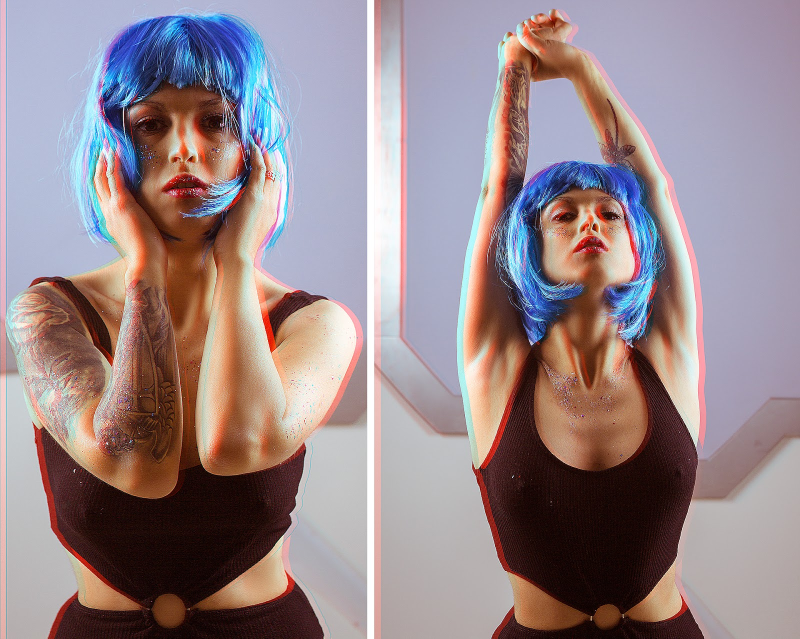
#> input picture regresor_RGB/new_regressor/image_with_aberation.jpg, 1600 x 1277 px (shown at 1/2 size)
$ python -i color_detect.py   (imports and definitions only)
#> lines starting #> are read from the running program, lines starting #| are printed output that depends on the picture
# -*- coding:utf-8 -*-
import cv2
import numpy as np


def _img_split_with_shadow(gray_img, threshold_value=180):
    """
         : param binary_img: изображение в градациях серого, прочитанное в
    :param img_show:
         : return: набор координат горизонтальных и вертикальных линий
    """
    h = gray_img.shape[0]
    w = gray_img.shape[1]

    # Сумма по строке
    sum_x = np.sum(gray_img, axis=1)
    # Сумма по столбцу
    sum_y = np.sum(gray_img, axis=0)

    h_line_index = np.argwhere(sum_x == 0)
    v_line_index = np.argwhere(sum_y == 0)

    h_line_index = np.reshape(h_line_index, (h_line_index.shape[0],))
    v_line_index = np.reshape(v_line_index, (v_line_index.shape[0],))

    h_line = []
    v_line = []

    for i in range(len(h_line_index) - 1):
        if h_line_index[i + 1] - h_line_index[i] > 2:
            h_line.append((0, h_line_index[i + 1], w - 1, h_line_index[i + 1]))
            h_line.append((0, h_line_index[i], w - 1, h_line_index[i]))

    for i in range(len(v_line_index) - 1):
        if v_line_index[i + 1] - v_line_index[i] > 2:
            v_line.append((v_line_index[i + 1], 0, v_line_index[i + 1], h - 1))
            v_line.append((v_line_index[i], 0, v_line_index[i], h - 1))

    return h_line, v_line


def _combine_rect(h_lines, v_lines):
    """
         : param h_lines: набор параллельных линий
         : param v_lines: коллекция вертикальных линий
         : return: возвращает прямоугольный набор h_lines и v_lines
    """
    rects = []

    x_axis = sorted(set([item[0] for item in v_lines]))
    y_axis = sorted(set([item[1] for item in h_lines]))

    point_list = []
    for y in y_axis:
        point = []
        for x in x_axis:
            point.append((y, x))
        point_list.append(point)

    for y_index in range(len(y_axis) - 1):
        for x_index in range(len(x_axis) - 1):
            area = abs((y_axis[y_index + 1] - y_axis[y_index]) * (x_axis[x_index + 1] - x_axis[x_index]))
            rects.append([(y_axis[y_index], x_axis[x_index],
                           y_axis[y_index + 1], x_axis[x_index + 1]), area])
    # Сортировать по площади в порядке убывания
    rects.sort(key=lambda ele: ele[1], reverse=True)
    areas = [ele[1] for ele in rects]

    # Найти серийный номер с наибольшей смежной разницей
    max = -1
    index = 0
    for i in range(len(areas) - 1):
        dif = areas[i] - areas[i + 1]
        if max < dif:
            max = dif
            index = i + 1

    # rects Сортировать в порядке возрастания координат, чтобы порядок цветов соответствовал стандартной цветовой карте.
    rect_list = [ele[0] for ele in rects[0:index]]
    rect_list.sort(key=lambda ele: ele[1])
    rect_list.sort(key=lambda ele: ele[0])

    # [9 lines of commented-out code are left out]

    return rect_list


def img_split(img, img_show=False):
    """
    Разделите изображение цветовой карты, которое нужно протестировать,
    и получите список сегментированных прямоугольных изображений и входное изображение,
    требуемое формой уравнения регрессии: (4, 6, 3), формат пикселей: (b, g, r)

    : param img_file: изображение цветовой карты для тестирования
    : param img_show: показывать ли
    : return: прямоугольный список разделенных подизображений
    """
    # Заполните 10 пикселей каждый
    padding = 10
    gray = cv2.cvtColor(img, cv2.COLOR_BGR2GRAY)
    binary = cv2.adaptiveThreshold(gray, 255, cv2.ADAPTIVE_THRESH_MEAN_C, cv2.THRESH_BINARY, 5, 7)
    binary = cv2.blur(binary, (5, 5))
    binary = cv2.bitwise_not(binary)
    binary = cv2.copyMakeBorder(binary, padding, padding, padding, padding, cv2.BORDER_CONSTANT, value=(0, 0, 0))
    # cv2.imshow('cece', binary)
    # cv2.waitKey()
    h = img.shape[0]
    w = img.shape[1]
    rate = h // w if h > w else w // h

    h_line_shadow, v_line_shadow = _img_split_with_shadow(binary)
    h_line = h_line_shadow
    v_line = v_line_shadow
    rects = _combine_rect(h_line, v_line)
    split_imgs = []

    # padding тоже, поэтому вам нужно вычесть значение отступа при позиционировании
    img = cv2.copyMakeBorder(img, padding, padding, padding, padding, cv2.BORDER_CONSTANT, value=(0, 0, 0))
    color_img = np.zeros((4, 6, 3), dtype=np.uint8)
    for index, rect in enumerate(rects):
        rect_img = img[rect[0]:rect[2], rect[1]:rect[3]]
        color_img[index // 6][index % 6] = get_center_color(rect_img)
        # print(index, color_img[index//6][index%6])
        split_imgs.append(rect_img)

    if img_show:
        p = 0
        for rect in rects:
            cv2.rectangle(img, (rect[1], rect[0]), (rect[3], rect[2]), (0, 255, 0), 2)
            # Напишите метку на идентифицированном объекте
            font = cv2.FONT_HERSHEY_SIMPLEX
            cv2.putText(img, str(p), (rect[1] - 10, rect[0] + 10), font, 1, (0, 0, 255),
                        2)  # Плюс и минус 10 - настроить положение персонажа
            p += 1

        img = cv2.resize(img, (int(h * 0.7), int(h * 0.7 / rate)))
        cv2.imshow('cece', img)
        cv2.waitKey()

    return split_imgs, color_img


def get_center_color(img):
    """
    Рассчитать среднее значение (5, 5) пикселей в середине данного изображения
    :param img:
    :return:
    """
    w = img.shape[0]
    w = w // 2
    h = img.shape[1]
    h = h // 2
    data = img[h - 2:h + 2, w - 2:w + 2]
    b, g, r = cv2.split(data)
    return int(np.mean(b)), int(np.mean(g)), int(np.mean(r))

>>> import cv2
>>> picture = cv2.imread('image_with_aberation.jpg')
#> picture is the input picture: shape (1277, 1600, 3); mean B, G, R 138.9, 134.6, 151.2
>>> result = img_split(picture)
#> in img_split, `gray = cv2.cvtColor(img, cv2.COLOR_BGR2GRAY)`:
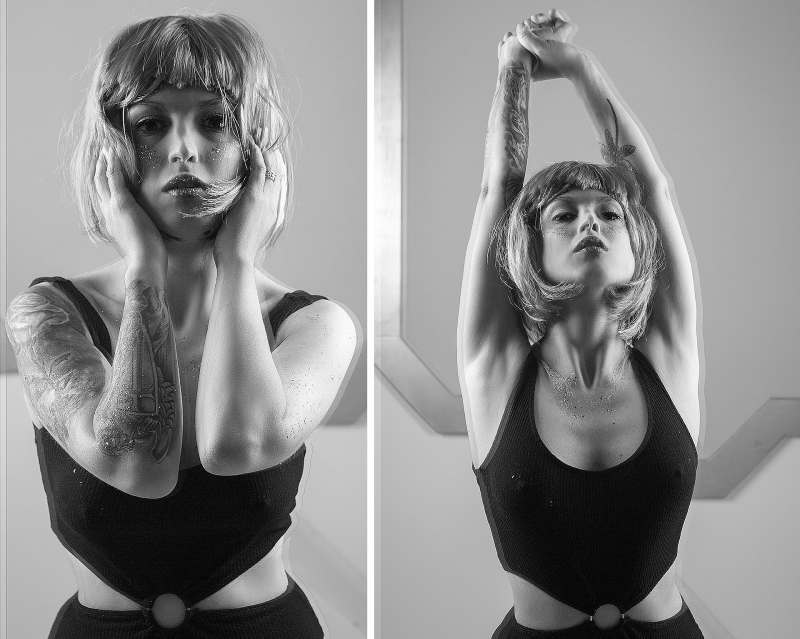
#> gray: shape (1277, 1600) (shown at 1/2 size); min 0, max 255, mean 140.1
#> in img_split, `binary = cv2.adaptiveThreshold(gray, 255, cv2.ADAPTIVE_THRESH_MEAN_C, ..`:
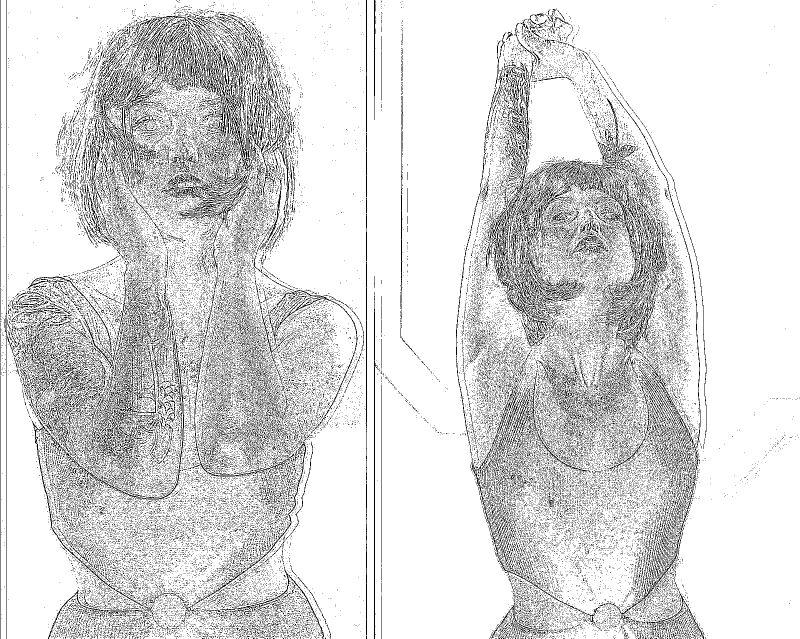
#> binary: shape (1277, 1600) (shown at 1/2 size); 85.6% white; black in thin lines or dots
#> in img_split, `binary = cv2.bitwise_not(binary)`:
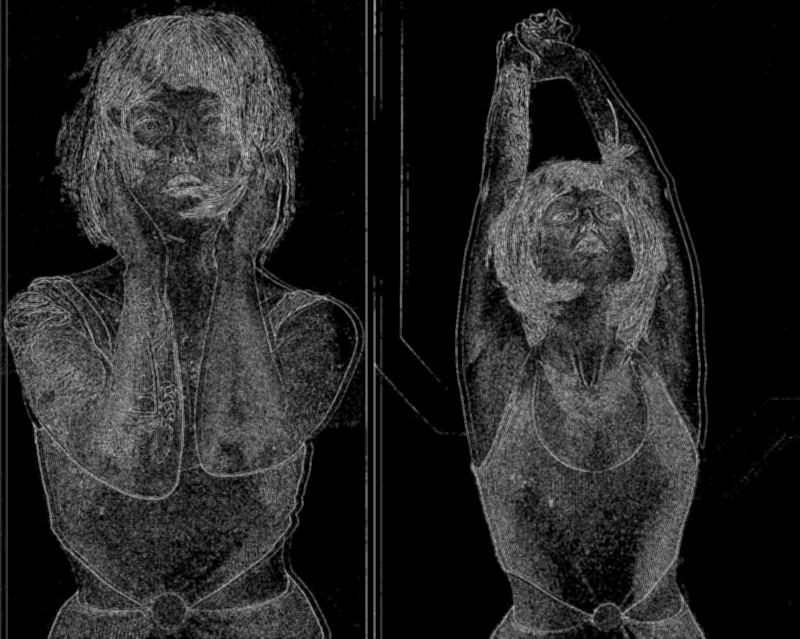
#> binary: shape (1277, 1600) (shown at 1/2 size); min 0, max 214, mean 36.6
#> in img_split, `binary = cv2.copyMakeBorder(binary, padding, padding, padding, padding..`:
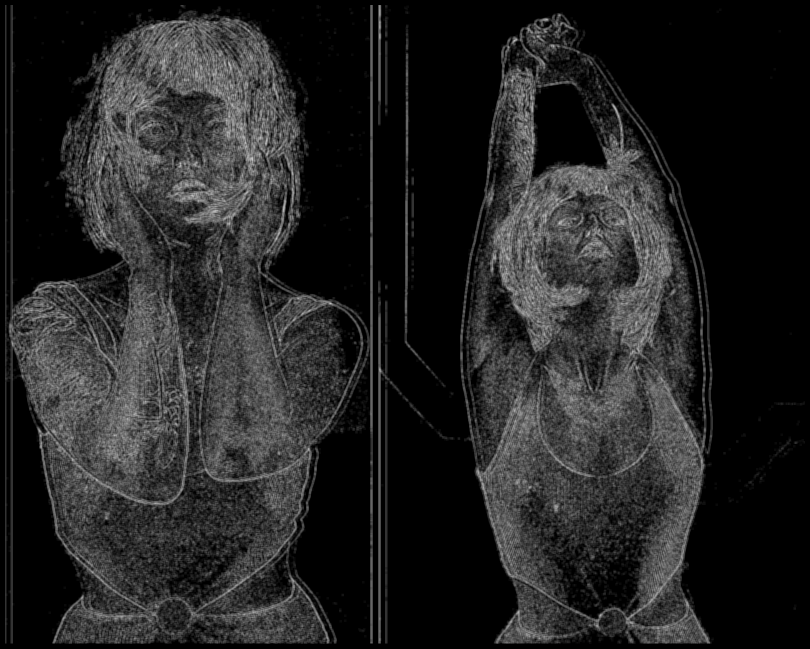
#> binary: shape (1297, 1620) (shown at 1/2 size); min 0, max 214, mean 35.6
#> in _img_split_with_shadow, `sum_x = np.sum(gray_img, axis=1)`: sum_x = 1297 values, max 89294 at index 863, min 0 at index 0, mean 57683.2
#> in _img_split_with_shadow, `sum_y = np.sum(gray_img, axis=0)`: sum_y = 1620 values, max 121760 at index 741, min 0 at index 0, mean 46182.1
#> in _img_split_with_shadow, `h_line_index = np.argwhere(sum_x == 0)`: h_line_index = 20 values from 0 to 1296
#> in _img_split_with_shadow, `v_line_index = np.argwhere(sum_y == 0)`: v_line_index = 50 values from 0 to 1619
#> the loop in _img_split_with_shadow, `for i in range(len(h_line_index) - 1):` made 19 passes
#> after the loop in _img_split_with_shadow, `for i in range(len(h_line_index) - 1):`: h_line = [(0, 1287, 1619, 1287), (0, 9, 1619, 9)]
#> the loop in _img_split_with_shadow, `for i in range(len(v_line_index) - 1):` made 49 passes
#> after the loop in _img_split_with_shadow, `for i in range(len(v_line_index) - 1):`: v_line = 16 items, first 6: (746, 0, 746, 1296), (9, 0, 9, 1296), (910, 0, 910, 1296), (755, 0, 755, 1296), (1428, 0, 1428, 1296), (914, 0, 914, 1296)
#> in img_split, `h_line_shadow, v_line_shadow = _img_split_with_shadow(binary)`: h_line_shadow = [(0, 1287, 1619, 1287), (0, 9, 1619, 9)]; v_line_shadow has the same summary as v_line in _img_split_with_shadow
#> in _combine_rect, `x_axis = sorted(set([item[0] for item in v_lines]))`: x_axis = [9, 746, 755, 910, 914, 1428, 1443, 1445, 1452, 1455, 1468, 1471, 1532, 1534, 1610]
#> in _combine_rect, `y_axis = sorted(set([item[1] for item in h_lines]))`: y_axis = [9, 1287]
#> the loop in _combine_rect, `for y in y_axis:` made 2 passes
#> y on passes 1 to 2: 9, 1287
#> after the loop in _combine_rect, `for y in y_axis:`: point_list = 2 items
#> the loop in _combine_rect, `for y_index in range(len(y_axis) - 1):` made 1 pass
#> after the loop in _combine_rect, `for y_index in range(len(y_axis) - 1):`: rects = 14 items
#> in _combine_rect, `areas = [ele[1] for ele in rects]`: areas = [941886, 656892, 198090, 97128, 77958, 19170, 16614, 11502, 8946, 5112, 3834, 3834, 2556, 2556]
#> the loop in _combine_rect, `for i in range(len(areas) - 1):` made 13 passes
#> (dif, max, index) on passes 1 to 2: (284994, 284994, 1), (458802, 458802, 2)
#> dif on passes 3 to 8: 100962, 19170, 58788, 2556, 5112, 2556
#> after the loop in _combine_rect, `for i in range(len(areas) - 1):`: index = 2; max = 458802
#> in _combine_rect, `rect_list = [ele[0] for ele in rects[0:index]]`: rect_list = [(9, 9, 1287, 746), (9, 914, 1287, 1428)]
#> in img_split, `img = cv2.copyMakeBorder(img, padding, padding, padding, padding, cv2...`:
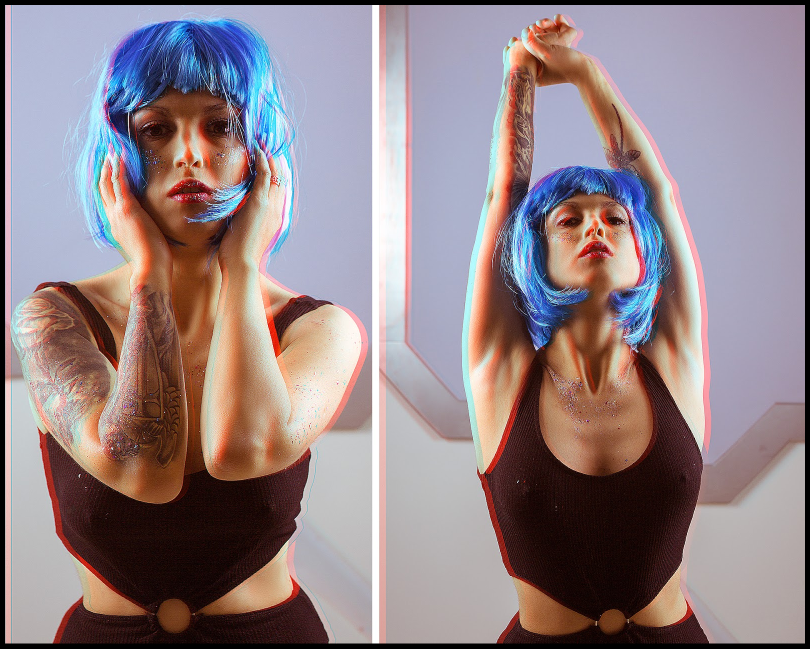
#> img: shape (1297, 1620, 3) (shown at 1/2 size); mean B, G, R 135.1, 130.9, 147
#> the loop in img_split, `for index, rect in enumerate(rects):` made 2 passes
#> (rect, w in get_center_color, h in get_center_color) on passes 1 to 2: ((9, 9, 1287, 746), 639, 368), ((9, 914, 1287, 1428), 639, 257)
#> pass 1, in img_split, `rect_img = img[rect[0]:rect[2], rect[1]:rect[3]]`:
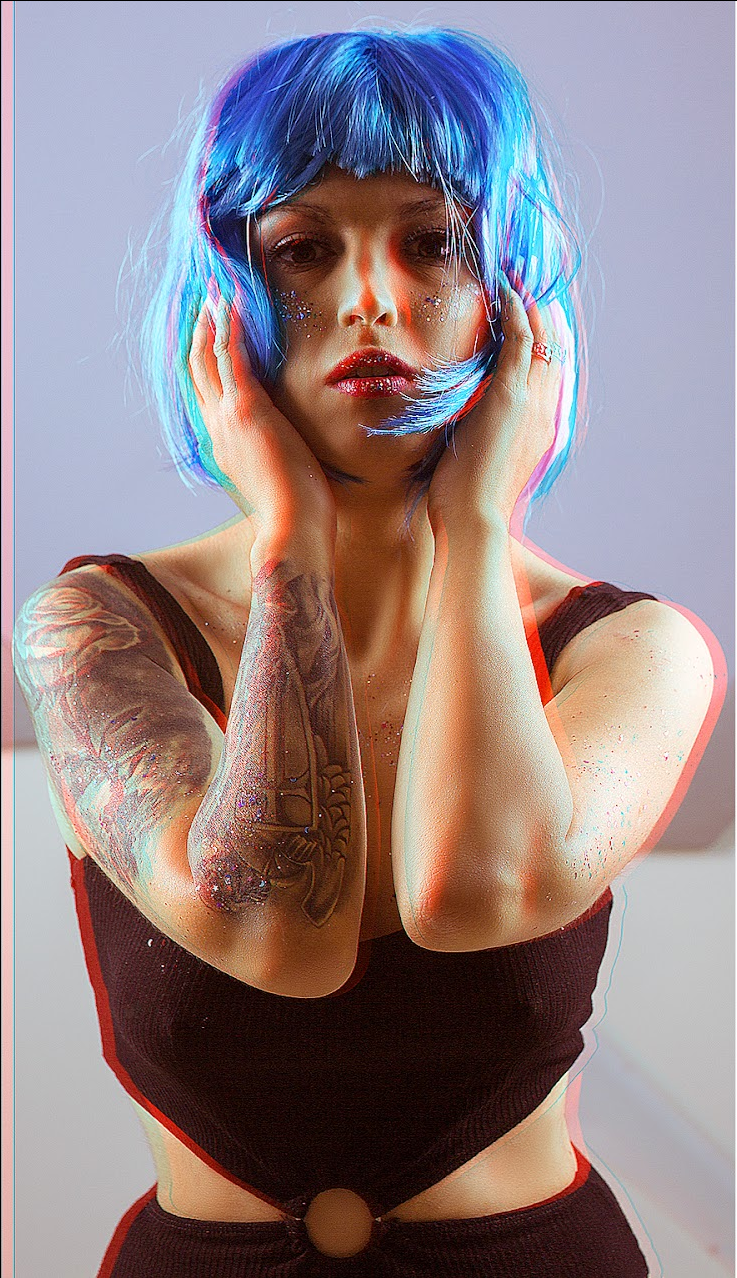
#> rect_img: shape (1278, 737, 3); mean B, G, R 132.6, 130.2, 147.4
#> pass 2, in img_split, `rect_img = img[rect[0]:rect[2], rect[1]:rect[3]]`:
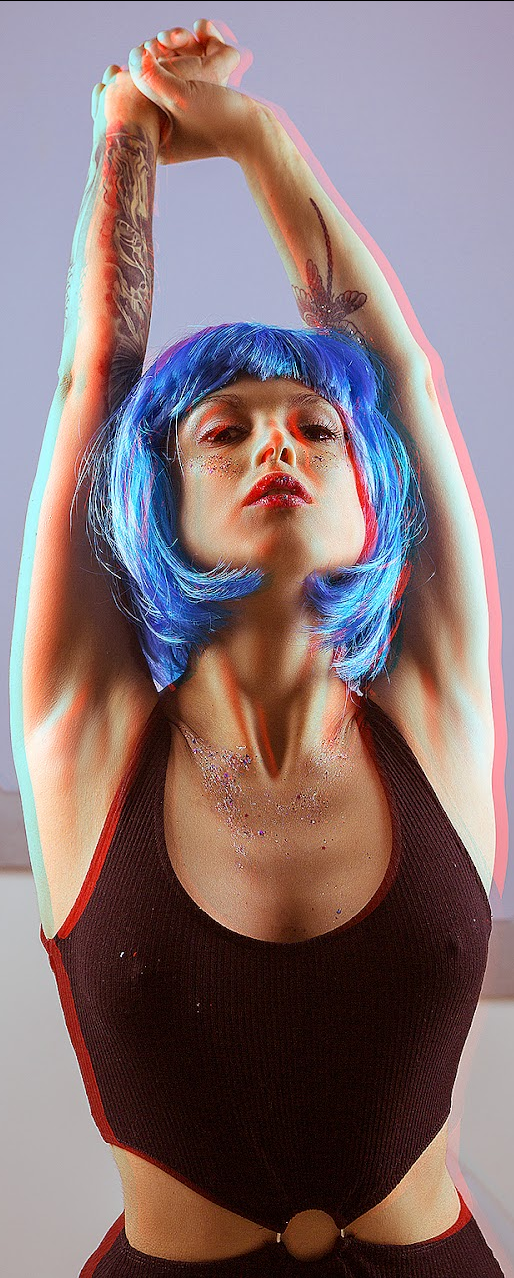
#> rect_img: shape (1278, 514, 3); mean B, G, R 116.9, 115.2, 136.6
#> after the loop in img_split, `for index, rect in enumerate(rects):`: split_imgs = 1 item
#> (the run stopped early here; a loop or call above may not have finished)
